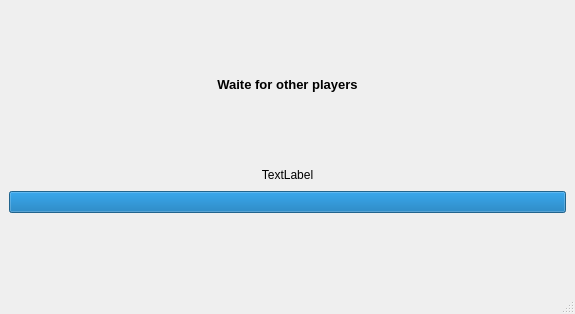
<?xml version="1.0" encoding="UTF-8"?>
<ui version="4.0">
 <class>Waiting</class>
 <widget class="QMainWindow" name="Waiting">
  <property name="geometry">
   <rect>
    <x>0</x>
    <y>0</y>
    <width>575</width>
    <height>314</height>
   </rect>
  </property>
  <property name="windowTitle">
   <string>MainWindow</string>
  </property>
  <widget class="QWidget" name="centralwidget">
   <layout class="QVBoxLayout" name="verticalLayout_2">
    <item>
     <layout class="QVBoxLayout" name="verticalLayout">
      <property name="bottomMargin">
       <number>70</number>
      </property>
      <item>
       <widget class="QLabel" name="label">
        <property name="font">
         <font>
          <family>Arial</family>
          <pointsize>10</pointsize>
          <weight>75</weight>
          <bold>true</bold>
         </font>
        </property>
        <property name="text">
         <string>Waite for other players</string>
        </property>
        <property name="alignment">
         <set>Qt::AlignCenter</set>
        </property>
       </widget>
      </item>
      <item>
       <widget class="QLabel" name="Players">
        <property name="maximumSize">
         <size>
          <width>16777215</width>
          <height>20</height>
         </size>
        </property>
        <property name="text">
         <string>TextLabel</string>
        </property>
        <property name="alignment">
         <set>Qt::AlignCenter</set>
        </property>
       </widget>
      </item>
      <item>
       <widget class="QProgressBar" name="progressBar">
        <property name="minimum">
         <number>1</number>
        </property>
        <property name="maximum">
         <number>2</number>
        </property>
        <property name="value">
         <number>2</number>
        </property>
        <property name="textVisible">
         <bool>false</bool>
        </property>
       </widget>
      </item>
     </layout>
    </item>
   </layout>
  </widget>
  <widget class="QMenuBar" name="menubar">
   <property name="geometry">
    <rect>
     <x>0</x>
     <y>0</y>
     <width>575</width>
     <height>21</height>
    </rect>
   </property>
  </widget>
  <widget class="QStatusBar" name="statusbar"/>
 </widget>
 <resources/>
 <connections/>
</ui>
